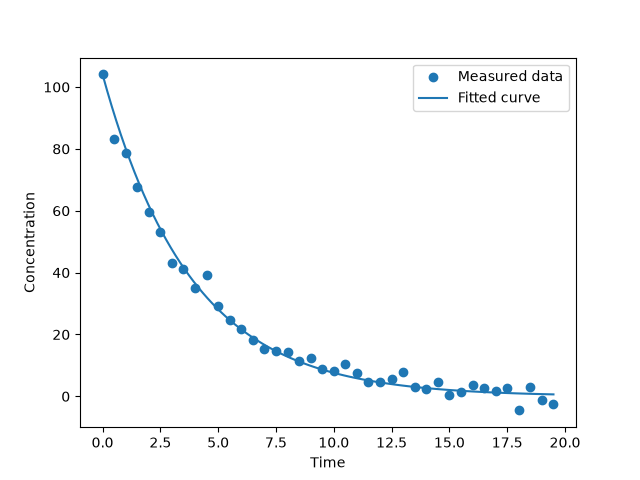

The script that saved this image:
"""
PW2 Lab B Part 3 -- fit a reaction's rate constant to measured data.

A first-order reaction decays as  C(t) = C0 * exp(-k*t).  You have noisy
concentration-vs-time measurements; find the k that best matches them.
Complete the TODOs. Run:  python kinetics.py
"""
import numpy as np
import matplotlib.pyplot as plt
from scipy.optimize import minimize

# TODO 1: read kinetics.csv (columns time, concentration) into arrays t, C.
#         Set C0 = the first concentration.
data=np.loadtxt("kinetics.csv", delimiter=",", skiprows=1)
t=data[:,0]
C=data[:,1]
C0=C[0]

# TODO 2: write total_error(k) = sum of (measured - C0*exp(-k*t))^2.
#         This is the "how bad" number: small when the model matches the data.
def total_error(k):
    predict=C0*np.exp(-k*t)
    error=np.sum((C-predict)**2)
    return error 

# TODO 3: minimise total_error with scipy.optimize.minimize (method "SLSQP",
#         bounds [(0, 5)], start x0=0.5). Print the fitted k.
k_min=minimize(total_error,x0=[0.5],method="SLSQP", bounds=[(0,5)])
k_min=k_min.x[0]
print("Fitted k: ",k_min)

# TODO 4: plot the measured data (points) and your fitted curve (line) together.
#         Save as kinetics.png.
t_fit = np.linspace(t.min(), t.max(), 100)
C_fit = C0 * np.exp(-k_min * t_fit)

plt.scatter(t, C, label="Measured data")
plt.plot(t_fit, C_fit, label="Fitted curve")

plt.xlabel("Time")
plt.ylabel("Concentration")
plt.legend()
plt.savefig("kinetics.png")
plt.show()
